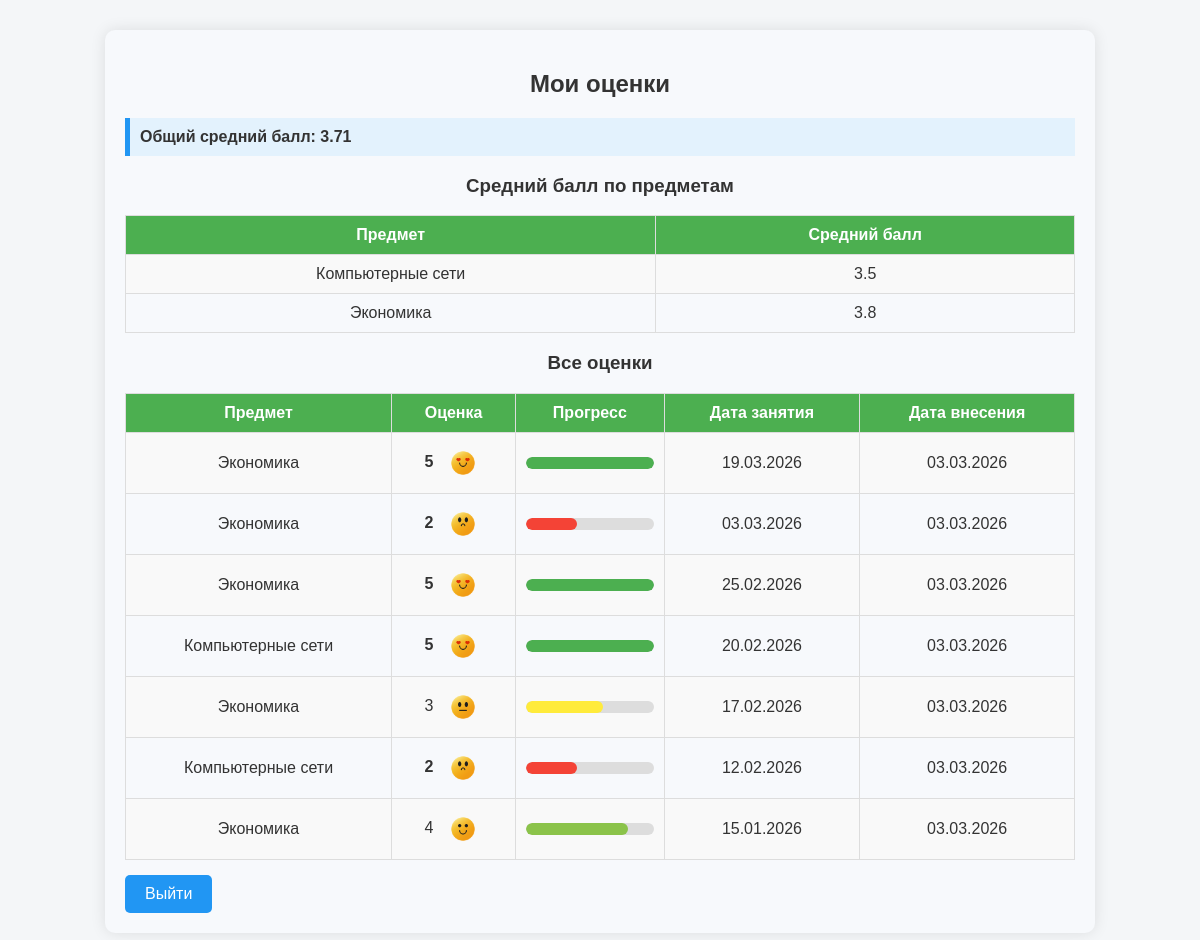
The app's page /test/student/student_panel.php (signed in) with its own data.
### tables this page shows
CREATE TABLE `grades` (
  `id` INTEGER(11) NOT NULL AUTO_INCREMENT,
  `student_id` INTEGER(11) DEFAULT NULL,
  `subject_id` INTEGER(11) DEFAULT NULL,
  `teacher_id` INTEGER(11) DEFAULT NULL,
  `grade` INTEGER(11) DEFAULT NULL,
  `lesson_date` DATE NOT NULL,
  `created_at` DATETIME NOT NULL DEFAULT current_timestamp(),
  PRIMARY KEY (`id`) USING BTREE,
  KEY `student_id` (`student_id`) USING BTREE,
  KEY `subject_id` (`subject_id`) USING BTREE,
  KEY `teacher_id` (`teacher_id`) USING BTREE,
  CONSTRAINT `grades_ibfk_1` FOREIGN KEY (`student_id`) REFERENCES `students` (`id`) ON DELETE CASCADE,
  CONSTRAINT `grades_ibfk_2` FOREIGN KEY (`subject_id`) REFERENCES `subjects` (`id`) ON DELETE CASCADE,
  CONSTRAINT `grades_ibfk_3` FOREIGN KEY (`teacher_id`) REFERENCES `teachers` (`id`) ON DELETE CASCADE
);

CREATE TABLE `subjects` (
  `id` INTEGER(11) NOT NULL AUTO_INCREMENT,
  `name` VARCHAR(100) NOT NULL,
  PRIMARY KEY (`id`) USING BTREE
);

### test/student/student_panel.php (the view, shortened to what this page needs)
<?php
include "../config.php";
$user_id = $_SESSION['user_id'];
$result = $conn->query("
    SELECT g.grade, g.lesson_date, g.created_at, s.name AS subject
    FROM grades g
    JOIN subjects s ON g.subject_id = s.id
    JOIN students st ON g.student_id = st.id
    WHERE st.user_id = $user_id
    ORDER BY g.lesson_date DESC
");
$avg_result = $conn->query("
    SELECT AVG(g.grade) AS avg_grade
    FROM grades g
    JOIN students st ON g.student_id = st.id
    WHERE st.user_id = $user_id
");
$avg_grade = $avg_result->fetch_assoc()['avg_grade'];
$avg_subject_result = $conn->query("
    SELECT s.name AS subject, AVG(g.grade) AS avg_grade
    FROM grades g
    JOIN subjects s ON g.subject_id = s.id
    JOIN students st ON g.student_id = st.id
    WHERE st.user_id = $user_id
    GROUP BY g.subject_id
    ORDER BY s.name
");
$avg_subjects = [];
while ($row = $avg_subject_result->fetch_assoc()) {
    $avg_subjects[$row['subject']] = round($row['avg_grade'],2);
}
?>
<!DOCTYPE html>
<html lang="ru">
<head>
<link rel="stylesheet" href="../css/style.css">
</head>
<body>
<div class="container">
<h2>Мои оценки</h2>
<?php if ($avg_grade !== null): ?>
<div class="avg-box">
Общий средний балл: <?= round($avg_grade,2) ?>
</div>
<?php endif; ?>
<?php if ($avg_subjects): ?>
<h3>Средний балл по предметам</h3>
<table>
<tr>
<th>Предмет</th>
<th>Средний балл</th>
</tr>
<?php foreach ($avg_subjects as $subject => $avg): ?>
<tr>
<td><?= htmlspecialchars($subject) ?></td>
<td><?= $avg ?></td>
</tr>
<?php endforeach; ?>
</table>
<?php endif; ?>
<h3>Все оценки</h3>
<?php if ($result->num_rows == 0): ?>
<p>Оценок пока нет.</p>
<?php else: ?>
<table>
<tr>
    <th>Предмет</th>
    <th>Оценка</th>
    <th>Прогресс</th>
    <th>Дата занятия</th>
    <th>Дата внесения</th>
</tr>
<?php while($row = $result->fetch_assoc()):
    $grade = (int)$row['grade'];
    $width = ($grade / 5) * 100;
    if($grade == 5){
    $color = "#4CAF50";
    $emoji = '<img src="../images/grades/5.png" alt="Отлично" width="40" class="grade-icon">';
    } elseif($grade == 4){
        $color = "#8BC34A";
        $emoji = '<img src="../images/grades/4.png" alt="Хорошо" width="40" class="grade-icon">';
    } elseif($grade == 3){
        $color = "#FFEB3B";
        $emoji = '<img src="../images/grades/3.png" alt="Удовлетворительно" width="40" class="grade-icon">';
    } else {
        $color = "#F44336";
        $emoji = '<img src="../images/grades/2.png" alt="Неуд" width="40" class="grade-icon">';
    }
    $lessonDate = date('d.m.Y', strtotime($row['lesson_date']));
    $createdAt = date('d.m.Y', strtotime($row['created_at']));
?>
<tr>
    <td><?= htmlspecialchars($row['subject']) ?></td>
    <td class="grade-<?= $grade ?>"><?= $grade ?> <?= $emoji ?></td>
    <td>
        <div class="progress-bar">
            <div class="progress-bar-fill" style="width:<?= $width ?>%; background:<?= $color ?>;"></div>
        </div>
    </td>
    <td><?= $lessonDate ?></td>
    <td><?= $createdAt ?></td>
</tr>
<?php endwhile; ?>
</table>
<?php endif; ?>
<a href="../logout.php" class="logout-btn">Выйти</a>
</div>
</body>
</html>

### test/css/style.css (style rules this page uses)
body { font-family: Arial, sans-serif; background-color: #f4f6f8; margin: 0; padding: 0; color: #333; }
.grade-icon { vertical-align: middle; margin-left: 5px; }
.container { width: 90%; max-width: 900px; margin: 30px auto; padding: 20px; background-color: #fff; border-radius: 10px; box-shadow: 0 0 10px rgba(0,0,0,0.1); }
h2, h3 { color: #2c3e50; }
a { color: #3498db; text-decoration: none; }
table { width: 100%; border-collapse: collapse; margin-top: 20px; }
table, th, td { border: 1px solid #ddd; }
th, td { padding: 10px; text-align: left; }
th { background-color: #3498db; color: white; }
tr:nth-child(even) { background-color: #f9f9f9; }

### test/student/student_panel.php (style rules this page uses)
.container { max-width: 950px; margin: 30px auto; padding: 20px; background: #f7f9fc; border-radius: 10px; box-shadow: 0 0 15px rgba(0,0,0,0.1); }
h2, h3 { text-align: center; color: #333; }
table { width: 100%; border-collapse: collapse; margin-top: 15px; }
th, td { padding: 10px; border: 1px solid #ddd; text-align: center; }
th { background-color: #4CAF50; color: white; }
td.grade-5 { font-weight: bold; }
td.grade-2 { font-weight: bold; }
.avg-box { margin: 15px 0; padding: 10px; background-color: #e3f2fd; border-left: 5px solid #2196F3; font-weight: bold; }
.progress-bar { height: 12px; border-radius: 6px; background: #ddd; overflow: hidden; }
.progress-bar-fill { height: 12px; border-radius: 6px; }
.logout-btn { text-decoration:none; color:#fff; background:#2196F3; padding:10px 20px; border-radius:5px; display: inline-block; margin-top: 15px; }

### records on screen
grades: subject.name "Экономика", grade "5", lesson_date "19.03.2026", created_at "03.03.2026"
grades: subject.name "Экономика", grade "2", lesson_date "03.03.2026", created_at "03.03.2026"
grades: subject.name "Экономика", grade "5", lesson_date "25.02.2026", created_at "03.03.2026"
grades: subject.name "Компьютерные сети", grade "5", lesson_date "20.02.2026", created_at "03.03.2026"
grades: subject.name "Экономика", grade "3", lesson_date "17.02.2026", created_at "03.03.2026"
grades: subject.name "Компьютерные сети", grade "2", lesson_date "12.02.2026", created_at "03.03.2026"
grades: subject.name "Экономика", grade "4", lesson_date "15.01.2026", created_at "03.03.2026"

### other values on screen
$avg_grade "3.71"
$subject "Компьютерные сети"
$avg "3.5"
$subject "Экономика"
$avg "3.8"
